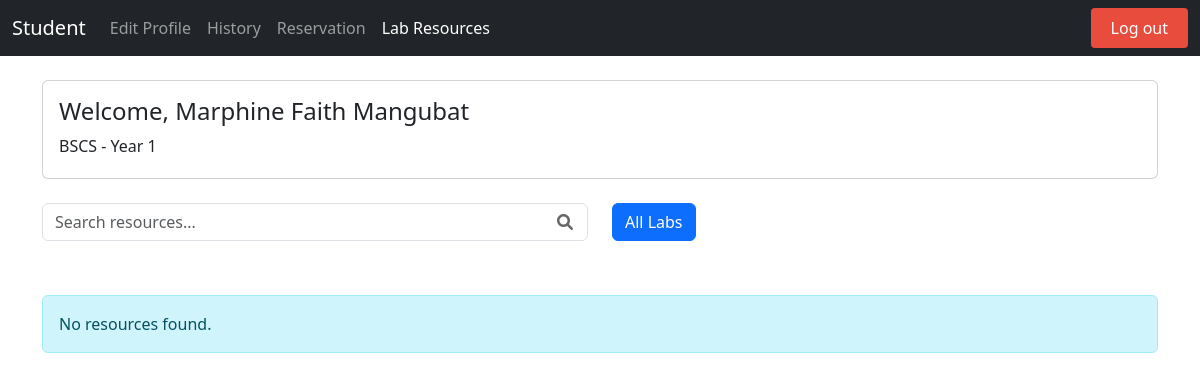
The page /view_lab_resources.php (signed in) on the database as committed earlier.
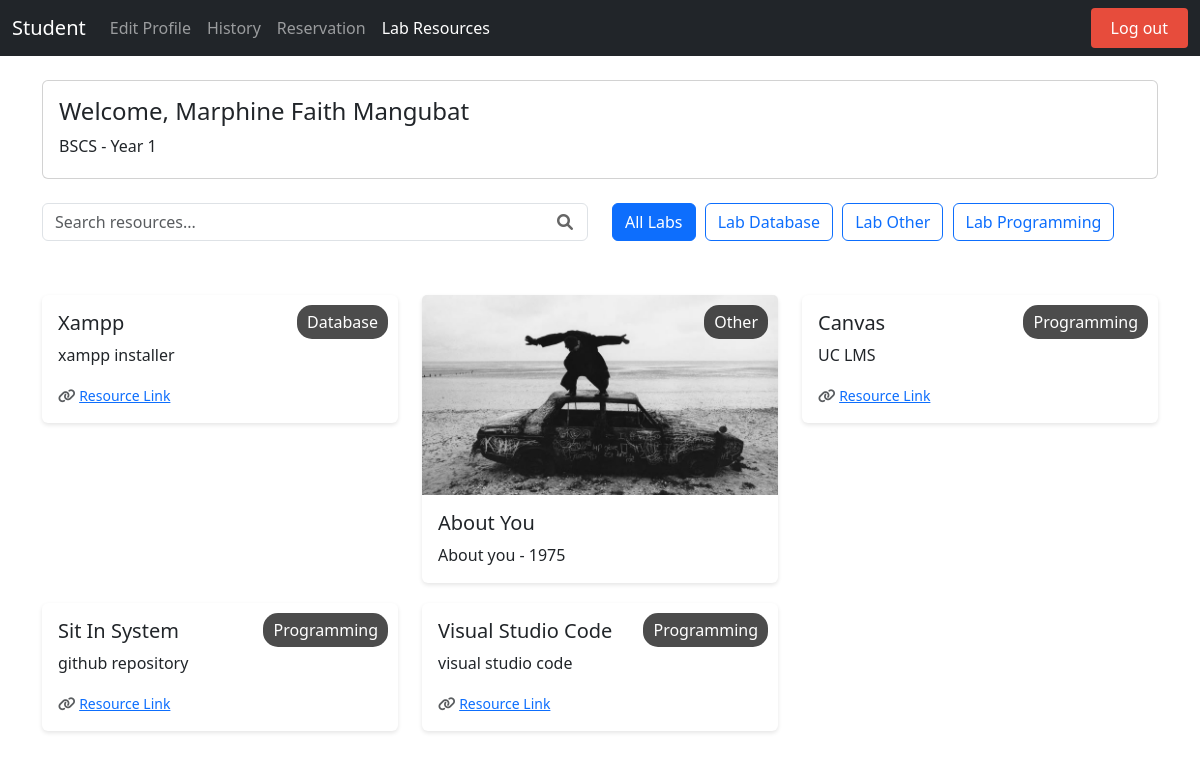
The same page on the database as committed later.
### tables this page shows
CREATE TABLE `user` (
  `IDNO` int(11) NOT NULL,
  `Lastname` varchar(50) NOT NULL,
  `Firstname` varchar(50) NOT NULL,
  `Midname` varchar(50) NOT NULL,
  `course` varchar(50) NOT NULL,
  `year_level` int(11) NOT NULL,
  `username` varchar(50) NOT NULL,
  `password` varchar(255) NOT NULL,
  `profilepic` varchar(255) NOT NULL DEFAULT 'default.png',
  `session_count` int(11) NOT NULL DEFAULT 30
);

CREATE TABLE `lab_resources` (
  `ID` int(11) NOT NULL,
  `TITLE` varchar(255) NOT NULL,
  `DESCRIPTION` text NOT NULL,
  `CATEGORY` varchar(100) NOT NULL,
  `RESOURCE_TYPE` varchar(50) NOT NULL,
  `LINK` text NOT NULL,
  `FILE_PATH` varchar(255) NOT NULL,
  `UPLOAD_DATE` datetime NOT NULL,
  `FILE_NAME` varchar(255) NOT NULL,
  `FILE_TYPE` varchar(50) NOT NULL
);

### view_lab_resources.php (the view, shortened to what this page needs)
<?php
require_once 'connect.php';
$user_sql = "SELECT Firstname, Lastname, Midname, course, year_level FROM user WHERE IDNO = ?";
$user_stmt = $conn->prepare($user_sql);
$user_stmt->bind_param("s", $_SESSION['IDNO']);
$user_stmt->execute();
$user_info = $user_stmt->get_result()->fetch_assoc();
$selected_lab = isset($_GET['lab']) ? $_GET['lab'] : 'all';
$search = isset($_GET['search']) ? $_GET['search'] : '';
$sql = "SELECT * FROM lab_resources WHERE 1=1";
$sql .= " ORDER BY CATEGORY, TITLE";
$stmt = $conn->prepare($sql);
$stmt->execute();
$resources = $stmt->get_result();
$labs_sql = "SELECT DISTINCT CATEGORY FROM lab_resources ORDER BY CATEGORY";
$labs_result = $conn->query($labs_sql);
$laboratories = [];
while ($row = $labs_result->fetch_assoc()) {
    $laboratories[] = $row['CATEGORY'];
}
?>
<!DOCTYPE html>
<html lang="en">
<head>
    <link href="https://cdn.jsdelivr.net/npm/bootstrap@5.3.3/dist/css/bootstrap.min.css" rel="stylesheet">
    <link rel="stylesheet" href="https://cdnjs.cloudflare.com/ajax/libs/font-awesome/6.0.0/css/all.min.css">
</head>
<body>
    <nav class="navbar navbar-expand-lg navbar-dark bg-dark">
        <div class="container-fluid">
            <a class="navbar-brand" href="dashboard.php">Student</a>
            <div class="collapse navbar-collapse" id="navbarNav">
                <ul class="navbar-nav">
                    <li class="nav-item"><a class="nav-link" href="edit.php">Edit Profile</a></li>
                    <li class="nav-item"><a class="nav-link" href="history.php">History</a></li>
                    <li class="nav-item"><a class="nav-link" href="reservation.php">Reservation</a></li>
                    <li class="nav-item"><a class="nav-link active" href="view_lab_resources.php">Lab Resources</a></li>
                </ul>
                <a href="login.php?logout=true" class="logout-btn ms-auto">Log out</a>
            </div>
        </div>
    </nav>
    <div class="container mt-4">
        <div class="card mb-4">
            <div class="card-body">
                <h4>Welcome, <?php echo htmlspecialchars($user_info['Firstname'] . ' ' . $user_info['Lastname']); ?></h4>
                <p class="mb-1"><?php echo htmlspecialchars($user_info['course'] . ' - Year ' . $user_info['year_level']); ?></p>
            </div>
        </div>
        <div class="row mb-4">
            <div class="col-md-6">
                <form method="GET" class="search-box">
                    <input type="text" class="form-control" name="search" placeholder="Search resources..."
                           value="<?php echo htmlspecialchars($search); ?>">
                    <i class="fas fa-search"></i>
                </form>
            </div>
            <div class="col-md-6">
                <div class="lab-filter">
                    <a href="?lab=all<?php echo $search ? '&search=' . urlencode($search) : ''; ?>"
                       class="btn <?php echo $selected_lab === 'all' ? 'btn-primary' : 'btn-outline-primary'; ?>">
                        All Labs
                    </a>
                    <?php foreach ($laboratories as $lab): ?>
                        <a href="?lab=<?php echo urlencode($lab); ?><?php echo $search ? '&search=' . urlencode($search) : ''; ?>"
                           class="btn <?php echo $selected_lab === $lab ? 'btn-primary' : 'btn-outline-primary'; ?>">
                            Lab <?php echo htmlspecialchars($lab); ?>
                        </a>
                    <?php endforeach; ?>
                </div>
            </div>
        </div>
        <div class="row">
            <?php if ($resources->num_rows > 0): ?>
                <?php while ($resource = $resources->fetch_assoc()): ?>
                    <div class="col-md-4">
                        <div class="card resource-card">
                            <?php if ($resource['FILE_PATH']): ?>
                                <img src="uploads/resources/<?php echo htmlspecialchars($resource['FILE_PATH']); ?>"
                                     class="card-img-top resource-image" alt="<?php echo htmlspecialchars($resource['TITLE']); ?>">
                            <?php endif; ?>
                            <span class="lab-badge"><?php echo htmlspecialchars($resource['CATEGORY']); ?></span>
                            <div class="card-body">
                                <h5 class="card-title"><?php echo htmlspecialchars($resource['TITLE']); ?></h5>
                                <p class="card-text"><?php echo htmlspecialchars($resource['DESCRIPTION']); ?></p>
                                <?php if ($resource['LINK']): ?>
                                    <p class="card-text">
                                        <small class="text-muted">
                                            <i class="fas fa-link"></i> <a href="<?php echo htmlspecialchars($resource['LINK']); ?>" target="_blank">Resource Link</a>
                                        </small>
                                    </p>
                                <?php endif; ?>
                            </div>
                        </div>
                    </div>
                <?php endwhile; ?>
            <?php else: ?>
                <div class="col-12">
                    <div class="alert alert-info">
                        No resources found. <?php echo $search ? 'Try a different search term.' : ''; ?>
                    </div>
                </div>
            <?php endif; ?>
        </div>
    </div>
</body>
</html>

### view_lab_resources.php (style rules this page uses)
body { display: flex; min-height: 100vh; flex-direction: column; }
.logout-btn { background-color: #e74c3c; color: white !important; padding: 8px 20px !important; border-radius: 4px; transition: all 0.3s ease; margin-left: 20px; text-decoration: none; }
.resource-card { margin-bottom: 20px; border: none; box-shadow: 0 2px 4px rgba(0,0,0,0.1); transition: transform 0.2s; }
.resource-image { height: 200px; object-fit: cover; }
.lab-badge { position: absolute; top: 10px; right: 10px; background: rgba(0,0,0,0.7); color: white; padding: 5px 10px; border-radius: 15px; }
.search-box { position: relative; margin-bottom: 20px; }
.search-box input { padding-right: 40px; }
.search-box i { position: absolute; right: 15px; top: 50%; transform: translateY(-50%); color: #666; }
.lab-filter { margin-bottom: 20px; }
.lab-filter .btn { margin: 0 5px 10px 0; }

Rows that differ between the two databases and show on the page:
added lab_resources: CATEGORY "Database", TITLE "Xampp", DESCRIPTION "xampp installer"
added lab_resources: FILE_PATH (picture), CATEGORY "Other", TITLE "About You", DESCRIPTION "About you - 1975"
added lab_resources: CATEGORY "Programming", TITLE "Canvas", DESCRIPTION "UC LMS"
added lab_resources: CATEGORY "Programming", TITLE "Sit In System", DESCRIPTION "github repository"
added lab_resources: CATEGORY "Programming", TITLE "Visual Studio Code", DESCRIPTION "visual studio code"
Other text that changed with them:
new list line: "Lab Database"
new list line: "Lab Other"
new list line: "Lab Programming"
text no longer shown: "No resources found."
